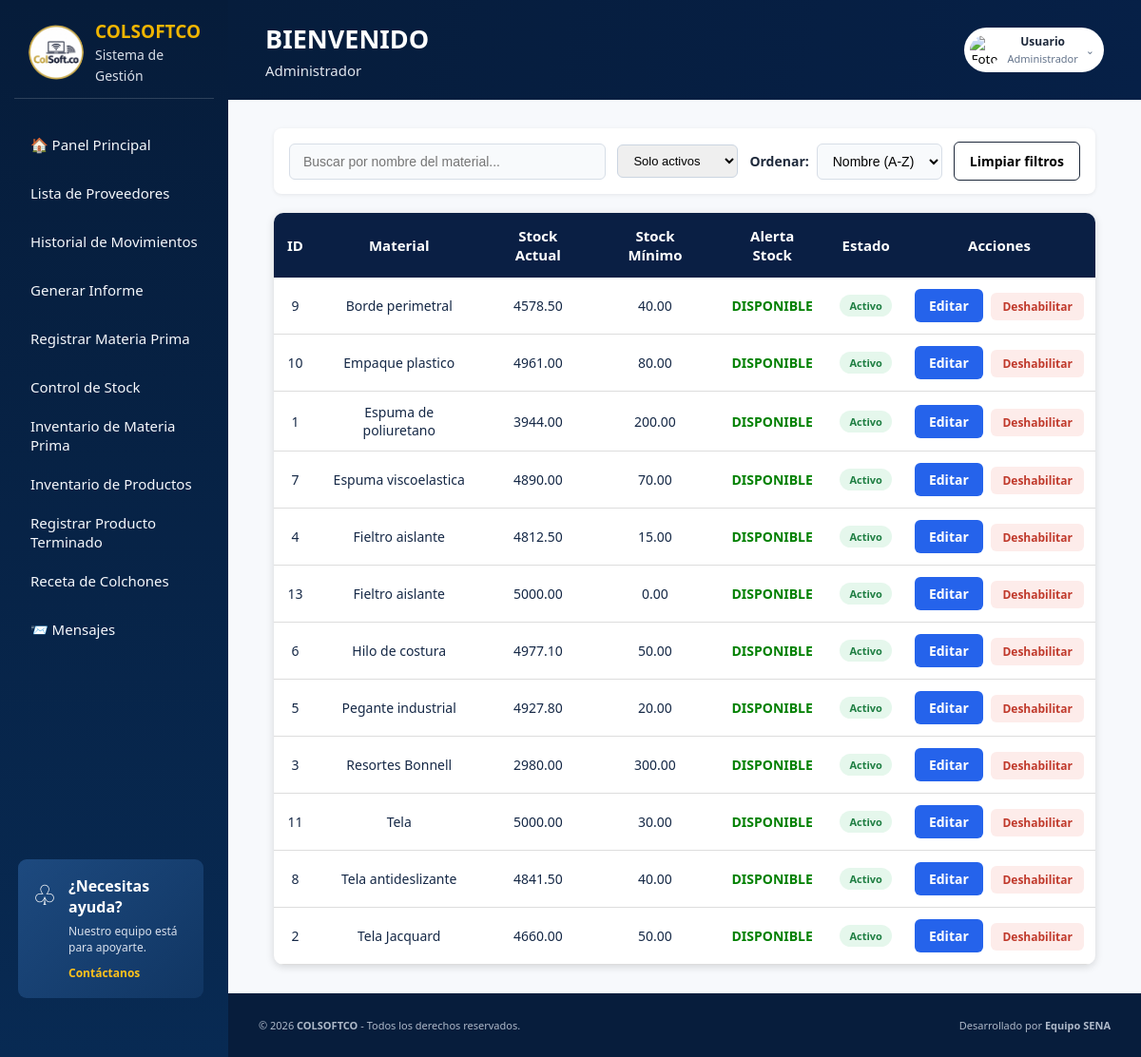
Screenshot of /view/inventario_materia_prima/inventario_materia_prima.php with the database file from the repository.
### tables this page shows
CREATE TABLE `materias_primas` (
  `id_material` int(11) NOT NULL,
  `nombre_material` varchar(100) NOT NULL,
  `stock_actual` decimal(12,2) DEFAULT 0.00,
  `stock_minimo` decimal(12,2) NOT NULL,
  `id_unidad` int(11) DEFAULT NULL,
  `id_proveedor` int(11) DEFAULT NULL,
  `notificar_email` tinyint(1) NOT NULL DEFAULT 0,
  `correo_notificacion` varchar(150) DEFAULT NULL,
  `alerta_enviada` tinyint(1) NOT NULL DEFAULT 0,
  `estado` enum('activo','inactivo') NOT NULL DEFAULT 'activo'
);

### view/inventario_materia_prima/inventario_materia_prima.php (the view, shortened to what this page needs)
<?php
$db = new Conexion();
$conn = $db->getConnection();
$sql = "
SELECT id_material, nombre_material, stock_actual, stock_minimo, estado
FROM materias_primas
ORDER BY id_material ASC
";
$stmt = $conn->prepare($sql);
$stmt->execute();
$materiales = $stmt->fetchAll(PDO::FETCH_ASSOC);
?>
<!DOCTYPE html>
<html lang="es">
<head>
    <link rel="stylesheet" href="lista_inventario.css">
    <link rel="stylesheet" href="../../public/css/layout.css">
</head>
<body>
    <div class="app">
        <?php include __DIR__ . '/../partials/sidebar.php'; ?>
        <div class="main">
            <?php
            include __DIR__ . '/../partials/topbar.php';
            ?>
            <main class="content">
<div class="container">
        <div class="filtros-container">
            <div class="filtro-busqueda">
                <input
                    type="text"
                    id="inputBusquedaMaterial"
                    placeholder="Buscar por nombre del material...">
            </div>
            <select id="filtroEstado" onchange="filtrarPorEstado()" style="padding:8px 12px;border:1px solid #cbd5e1;border-radius:6px;font-size:13px;">
                <option value="activo" selected>Solo activos</option>
            </select>
            <div class="filtro-orden">
                <label for="selectOrden">   Ordenar:</label>
                <select id="selectOrden">
                    <option value="az">Nombre (A-Z)</option>
                </select>
            </div>
            <button type="button" id="btnLimpiarFiltros" class="btn-limpiar-filtros">
                Limpiar filtros
            </button>
        </div>
        <div class="table-responsive">
            <table>
                <thead>
                    <tr>
                        <th>ID</th>
                        <th>Material</th>
                        <th>Stock Actual</th>
                        <th>Stock Mínimo</th>
                        <th>Alerta Stock</th>
                        <th>Estado</th>
                        <th>Acciones</th>
                    </tr>
                </thead>
                <tbody id="listaMateriales">
                    <?php foreach ($materiales as $m): ?>
                        <tr data-nombre="<?php echo htmlspecialchars(strtolower($m['nombre_material'])); ?>">
                            <td><?= $m['id_material'] ?></td>
                            <td><?= htmlspecialchars($m['nombre_material']) ?></td>
                            <td><?= $m['stock_actual'] ?></td>
                            <td><?= $m['stock_minimo'] ?></td>
                            <td>
                                <?php if ($m['stock_actual'] <= $m['stock_minimo']): ?>
                                    <span class="alerta">STOCK BAJO</span>
                                <?php else: ?>
                                    <span class="normal">DISPONIBLE</span>
                                <?php endif; ?>
                            </td>
                            <td>
                                <span style="display:inline-block;padding:4px 10px;border-radius:12px;font-size:11px;font-weight:bold;
                                             background:<?= $m['estado'] === 'activo' ? '#e5f7ec' : '#fdecea' ?>;
                                             color:<?= $m['estado'] === 'activo' ? '#1e7e42' : '#c0392b' ?>;">
                                    <?= $m['estado'] === 'activo' ? 'Activo' : 'Inactivo' ?>
                                </span>
                            </td>
                            <td class="acciones">
                                <a class="btn-editar" href="../control_de_stock/inventario/editar_inventario.php?id=<?= $m['id_material'] ?>">
                                    Editar
                                </a>
                                <button class="btn-toggle-estado"
                                        data-id="<?= $m['id_material'] ?>"
                                        data-estado="<?= $m['estado'] ?>"
                                        style="padding:6px 12px;border:none;border-radius:6px;cursor:pointer;font-size:12px;font-weight:bold;
                                               background:<?= $m['estado'] === 'activo' ? '#fdecea' : '#e5f7ec' ?>;
                                               color:<?= $m['estado'] === 'activo' ? '#c0392b' : '#1e7e42' ?>;">
                                    <?= $m['estado'] === 'activo' ? 'Deshabilitar' : 'Habilitar' ?>
                                </button>
                            </td>
                        </tr>
                    <?php endforeach; ?>
                </tbody>
            </table>
        </div>
    </div>
            </main>
            <?php include __DIR__ . '/../partials/footer.php'; ?>
        </div>
    </div>
</body>
</html>

### view/inventario_materia_prima/lista_inventario.css (style rules this page uses)
body { margin: 0; font-family: Arial, Helvetica, sans-serif; background: #eef2ff; min-height: 100vh; display: flex; flex-direction: column; }
.filtro-busqueda input { width: 100%; padding: 10px 14px; border: 1px solid #d7dee7; border-radius: 6px; font-size: 14px; background: #f8fafc; box-sizing: border-box; }
.container { width: 90%; max-width: 1100px; margin: 30px auto; flex: 1; }
.table-responsive { width: 100%; overflow-x: auto; -webkit-overflow-scrolling: touch; background: white; border-radius: 10px; box-shadow: 0 2px 8px rgba(0,0,0,.15); }
.table-responsive table { width: 100%; border-collapse: collapse; box-shadow: none; border-radius: 0; min-width: 700px; }
th { background: #0A1F44; color: white; padding: 14px; text-align: center; font-size: 15px; }
td { padding: 12px; text-align: center; border-bottom: 1px solid #ddd; font-size: 14px; }
.normal { color: green; font-weight: bold; }
.acciones { white-space: nowrap; text-align: center; }
.btn-editar { display: inline-block; background: #2563eb; color: white; padding: 8px 15px; border-radius: 6px; text-decoration: none; font-weight: bold; margin-right: 5px; transition: .3s; }

### public/css/layout.css (style rules this page uses)
:root { --navy: #061d3c; --navy-2: #092b55; --bg: #f7f9fc; --text: #152846; --border: #e5eaf0; }
*, *::before, *::after { box-sizing: border-box; }
html { scroll-behavior: smooth; }
body { margin: 0; min-height: 100vh; font-family: "Segoe UI", Arial, sans-serif; color: var(--text); background: var(--bg); overflow-x: hidden; }
button { cursor: pointer; font-family: inherit; border: none; }
.app { min-height: 100vh; display: flex; }
.main { flex: 1; display: flex; flex-direction: column; min-width: 0; }

### view/inventario_materia_prima/inventario_materia_prima.php (style rules this page uses)
.filtros-container { display: flex; align-items: center; gap: 12px; background: #fff; border-radius: 8px; box-shadow: 0 1px 4px rgba(0, 0, 0, 0.08); padding: 14px 16px; margin-bottom: 20px; flex-wrap: wrap; }
.filtro-busqueda { flex: 1; min-width: 220px; }
.filtro-busqueda input { width: 100%; padding: 10px 14px; border: 1px solid #d7dee7; border-radius: 6px; font-size: 14px; background: #f8fafc; }
.filtro-orden { display: flex; align-items: center; gap: 8px; white-space: nowrap; }
.filtro-orden label { font-weight: 700; font-size: 14px; color: #1e293b; }
.filtro-orden select { padding: 9px 12px; border: 1px solid #d7dee7; border-radius: 6px; font-size: 14px; background: #f8fafc; }
.btn-limpiar-filtros { padding: 10px 16px; border: 1px solid #1e293b; border-radius: 6px; background: #fff; font-weight: 700; font-size: 14px; cursor: pointer; white-space: nowrap; }

### rows the page displays
materias_primas: id_material "1", nombre_material "Espuma de poliuretano", stock_actual "3944.00", stock_minimo "200.00", shows "DISPONIBLE", estado "Activo"
materias_primas: id_material "2", nombre_material "Tela Jacquard", stock_actual "4660.00", stock_minimo "50.00", shows "DISPONIBLE", estado "Activo"
materias_primas: id_material "3", nombre_material "Resortes Bonnell", stock_actual "2980.00", stock_minimo "300.00", shows "DISPONIBLE", estado "Activo"
materias_primas: id_material "4", nombre_material "Fieltro aislante", stock_actual "4812.50", stock_minimo "15.00", shows "DISPONIBLE", estado "Activo"
materias_primas: id_material "5", nombre_material "Pegante industrial", stock_actual "4927.80", stock_minimo "20.00", shows "DISPONIBLE", estado "Activo"
materias_primas: id_material "6", nombre_material "Hilo de costura", stock_actual "4977.10", stock_minimo "50.00", shows "DISPONIBLE", estado "Activo"
materias_primas: id_material "7", nombre_material "Espuma viscoelastica", stock_actual "4890.00", stock_minimo "70.00", shows "DISPONIBLE", estado "Activo"
materias_primas: id_material "8", nombre_material "Tela antideslizante", stock_actual "4841.50", stock_minimo "40.00", shows "DISPONIBLE", estado "Activo"
materias_primas: id_material "9", nombre_material "Borde perimetral", stock_actual "4578.50", stock_minimo "40.00", shows "DISPONIBLE", estado "Activo"
materias_primas: id_material "10", nombre_material "Empaque plastico", stock_actual "4961.00", stock_minimo "80.00", shows "DISPONIBLE", estado "Activo"
materias_primas: id_material "11", nombre_material "Tela", stock_actual "5000.00", stock_minimo "30.00", shows "DISPONIBLE", estado "Activo"
materias_primas: id_material "13", nombre_material "Fieltro aislante", stock_actual "5000.00", stock_minimo "0.00", shows "DISPONIBLE", estado "Activo"

### other values shown
$rolActual "Administrador"
